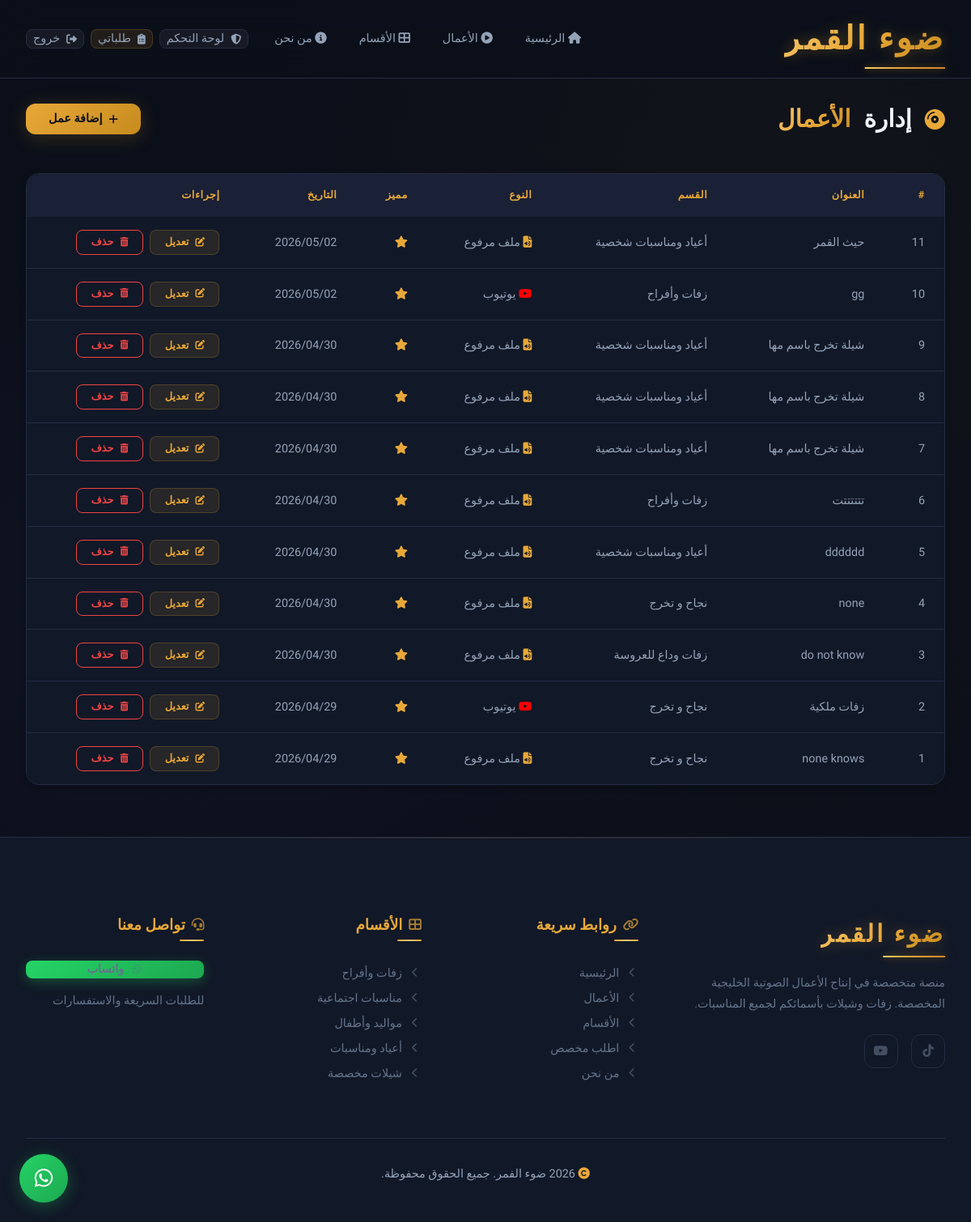
Screenshot of /admin/samples (signed in) with the database file from the repository.
### app/models.py (models this page shows, shortened)
class Sample(db.Model):
    __tablename__ = 'samples'
    id = db.Column(db.Integer, primary_key=True)
    title = db.Column(db.String(200), nullable=False)
    category_id = db.Column(db.Integer, db.ForeignKey('categories.id'), nullable=False)
    media_type = db.Column(db.String(20), nullable=False, default='youtube')
    media_url = db.Column(db.String(500), nullable=False)
    cover_image = db.Column(db.String(500), nullable=True)
    is_featured = db.Column(db.Boolean, default=False)
    created_at = db.Column(db.DateTime, default=lambda: datetime.now(timezone.utc))

class Category(db.Model):
    __tablename__ = 'categories'
    id = db.Column(db.Integer, primary_key=True)
    name = db.Column(db.String(100), nullable=False)
    slug = db.Column(db.String(100), unique=True, nullable=False)
    description = db.Column(db.Text, nullable=True)
    icon = db.Column(db.String(50), nullable=True)
    sort_order = db.Column(db.Integer, default=0)
    parent_id = db.Column(db.Integer, db.ForeignKey('categories.id'), nullable=True)
    subcategories = db.relationship(
        'Category',
        backref=db.backref('parent', remote_side=[id]),
        lazy='dynamic'
    )
    samples = db.relationship('Sample', backref='category', lazy='dynamic')

### app/routes/admin.py (the view)
@admin_bp.route('/samples')
@admin_required
def samples():
    all_samples = Sample.query.order_by(Sample.created_at.desc()).all()
    return render_template('admin/samples.html', samples=all_samples)

### app/routes/admin.py (called while the page is built)
def admin_required(f):
    @wraps(f)
    @login_required
    def decorated_function(*args, **kwargs):
        if not current_user.is_admin:
            flash('ليس لديك صلاحية الوصول', 'error')
            return redirect(url_for('main.index'))
        return f(*args, **kwargs)
    return decorated_function

### app/templates/admin/samples.html (shortened to what this page needs)
{% extends "base.html" %}
{% block content %}
<section class="admin-page">
    <div class="container">
        <div class="dashboard-header">
            <h1><i class="fas fa-compact-disc"></i> إدارة <span class="accent-text">الأعمال</span></h1>
            <a href="{{ url_for('admin.add_sample') }}" class="btn btn-primary"><i class="fas fa-plus"></i> إضافة عمل</a>
        </div>
        <div class="admin-table-wrapper animate-on-scroll">
            {% if samples %}
            <table class="admin-table">
                <thead>
                    <tr>
                        <th>#</th>
                        <th>العنوان</th>
                        <th>القسم</th>
                        <th>النوع</th>
                        <th>مميز</th>
                        <th>التاريخ</th>
                        <th>إجراءات</th>
                    </tr>
                </thead>
                <tbody>
                    {% for sample in samples %}
                    <tr>
                        <td>{{ sample.id }}</td>
                        <td>{{ sample.title }}</td>
                        <td>{{ sample.category.name }}</td>
                        <td>
                            {% if sample.media_type == 'youtube' %}
                                <i class="fab fa-youtube" style="color: #FF0000;"></i> يوتيوب
                            {% else %}
                                <i class="fas fa-file-audio" style="color: var(--accent);"></i> ملف مرفوع
                            {% endif %}
                        </td>
                        <td>
                            {% if sample.is_featured %}
                                <i class="fas fa-star" style="color: var(--accent);"></i>
                            {% else %}
                                <i class="far fa-star" style="color: var(--text-dim);"></i>
                            {% endif %}
                        </td>
                        <td>{{ sample.created_at.strftime('%Y/%m/%d') }}</td>
                        <td>
                            <div class="admin-table-actions">
                                <a href="{{ url_for('admin.edit_sample', sample_id=sample.id) }}" class="btn btn-sm btn-secondary"><i class="fas fa-edit"></i> تعديل</a>
                                <form method="POST" action="{{ url_for('admin.delete_sample', sample_id=sample.id) }}" style="display: inline;"
                                      onsubmit="return confirm('هل أنت متأكد من حذف هذا العمل؟')">
                                    <button type="submit" class="btn btn-sm btn-outline" style="color: var(--error); border-color: var(--error);"><i class="fas fa-trash-alt"></i> حذف</button>
                                </form>
                            </div>
                        </td>
                    </tr>
                    {% endfor %}
                </tbody>
            </table>
            {% else %}
            <div class="samples-empty">
                <div class="samples-empty__icon"><i class="fas fa-compact-disc"></i></div>
                <p>لا توجد أعمال بعد</p>
                <a href="{{ url_for('admin.add_sample') }}" class="btn btn-primary" style="margin-top: var(--space-lg);"><i class="fas fa-plus"></i> أضف أول عمل</a>
            </div>
            {% endif %}
        </div>
    </div>
</section>
{% endblock %}

### app/templates/base.html (shortened to what this page needs)
<!DOCTYPE html>
<html lang="ar" dir="rtl">
<head>
    <link rel="stylesheet"
          href="https://cdnjs.cloudflare.com/ajax/libs/font-awesome/6.5.1/css/all.min.css"
          onerror="this.onerror=null;this.href='https://cdn.jsdelivr.net/npm/@fortawesome/fontawesome-free@6.5.1/css/all.min.css';" />
    <link rel="stylesheet" href="{{ url_for('static', filename='css/variables.css') }}">
    <link rel="stylesheet" href="{{ url_for('static', filename='css/base.css') }}">
    <link rel="stylesheet" href="{{ url_for('static', filename='css/components.css') }}">
    <link rel="stylesheet" href="{{ url_for('static', filename='css/pages.css') }}">
</head>
<body>
    <nav class="navbar" id="navbar">
        <div class="container">
            <a href="{{ url_for('main.index') }}" class="logo">ضوء القمر</a>
            <div class="nav-links" id="navLinks">
                <a href="{{ url_for('main.index') }}" class="{% if request.endpoint == 'main.index' %}active{% endif %}">
                    <i class="fas fa-home"></i> الرئيسية
                </a>
                <a href="{{ url_for('main.index') }}#featured">
                    <i class="fas fa-play-circle"></i> الأعمال
                </a>
                <a href="{{ url_for('main.index') }}#categories">
                    <i class="fas fa-th-large"></i> الأقسام
                </a>
                <a href="{{ url_for('main.about') }}" class="{% if request.endpoint == 'main.about' %}active{% endif %}">
                    <i class="fas fa-info-circle"></i> من نحن
                </a>
                <div class="nav-auth">
                    {% if current_user.is_authenticated %}
                        {% if current_user.is_admin %}
                            <a href="{{ url_for('admin.dashboard') }}" class="btn btn-sm btn-ghost">
                                <i class="fas fa-shield-halved"></i> لوحة التحكم
                            </a>
                        {% endif %}
                        <a href="{{ url_for('orders.dashboard') }}" class="btn btn-sm btn-secondary">
                            <i class="fas fa-clipboard-list"></i> طلباتي
                        </a>
                        <a href="{{ url_for('auth.logout') }}" class="btn btn-sm btn-ghost">
                            <i class="fas fa-sign-out-alt"></i> خروج
                        </a>
                    {% endif %}
                </div>
            </div>
        </div>
    </nav>
    <main>
        {% block content %}{% endblock %}
    </main>
    <footer class="footer">
        <div class="container">
            <div class="footer-grid">
                <div class="footer-col footer-brand">
                    <div class="logo" style="margin-bottom: var(--space-lg); font-size: var(--fs-xl); display: inline-block;">ضوء القمر</div>
                    <p>منصة متخصصة في إنتاج الأعمال الصوتية الخليجية المخصصة. زفات وشيلات بأسمائكم لجميع المناسبات.</p>
                    <div class="footer-social">
                        <a href="https://www.tiktok.com/@.bo6b?_r=1&_t=ZS-95rwLRkdma8" aria-label="TikTok">
                            <i class="fab fa-tiktok"></i>
                        </a>
                        <a href="https://youtube.com/@zaffat-f9o?si=nrIe7QA_RzNBtxz0" aria-label="YouTube">
                            <i class="fab fa-youtube"></i>
                        </a>
                    </div>
                </div>
                <div class="footer-col">
                    <h4 class="footer-col__title"><i class="fas fa-link"></i> روابط سريعة</h4>
                    <a href="{{ url_for('main.index') }}"><i class="fas fa-chevron-left"></i> الرئيسية</a>
                    <a href="{{ url_for('main.index') }}#featured"><i class="fas fa-chevron-left"></i> الأعمال</a>
                    <a href="{{ url_for('main.index') }}#categories"><i class="fas fa-chevron-left"></i> الأقسام</a>
                    <a href="{{ url_for('orders.new_order') }}"><i class="fas fa-chevron-left"></i> اطلب مخصص</a>
                    <a href="{{ url_for('main.about') }}"><i class="fas fa-chevron-left"></i> من نحن</a>
                </div>
                <div class="footer-col">
                    <h4 class="footer-col__title"><i class="fas fa-th-large"></i> الأقسام</h4>
                    <a href="{{ url_for('main.category', slug='zaffat') }}"><i class="fas fa-chevron-left"></i> زفات وأفراح</a>
                    <a href="{{ url_for('main.category', slug='social') }}"><i class="fas fa-chevron-left"></i>  مناسبات اجتماعية </a>
                    <a href="{{ url_for('main.category', slug='newborn') }}"><i class="fas fa-chevron-left"></i> مواليد وأطفال</a>
                    <a href="{{ url_for('main.category', slug='celebrations') }}"><i class="fas fa-chevron-left"></i> أعياد ومناسبات</a>
                    <a href="{{ url_for('main.category', slug='sheilat') }}"><i class="fas fa-chevron-left"></i> شيلات مخصصة</a>
                </div>
                <div class="footer-col">
                    <h4 class="footer-col__title"><i class="fas fa-headset"></i> تواصل معنا</h4>
                    <a href="https://wa.me/{{ whatsapp_number.replace('+', '') }}" target="_blank" class="btn btn-whatsapp btn-sm" style="margin-bottom: var(--space-md);">
                        <i class="fab fa-whatsapp"></i> واتساب
                    </a>
                    <p style="font-size: var(--fs-sm); color: var(--text-tertiary);">للطلبات السريعة والاستفسارات</p>
                </div>
            </div>
            <div class="footer-bottom">
                <p><i class="fas fa-copyright"></i> {{ brand_year }} {{ brand_name }}. جميع الحقوق محفوظة.</p>
            </div>
        </div>
    </footer>
    <a href="https://wa.me/0558262881?}}" target="_blank" class="whatsapp-float" aria-label="تواصل واتساب">
        <i class="fab fa-whatsapp"></i>
    </a>
</body>
</html>

### app/static/css/variables.css (style rules this page uses)
:root { --accent: #E8A838; --accent-light: #F5C871; --accent-dark: #C78B1E; --accent-glow: rgba(232, 168, 56, 0.35); --accent-5: rgba(232, 168, 56, 0.05); --accent-10: rgba(232, 168, 56, 0.10); --accent-15: rgba(232, 168, 56, 0.15); --accent-20: rgba(232, 168, 56, 0.20); --gradient-accent: linear-gradient(135deg, #E8A838 0%, #F5C871 50%, #E8A838 100%); --gradient-accent-btn: linear-gradient(135deg, #E8A838 0%, #C78B1E 100%); --gradient-accent-text: linear-gradient(135deg, #F5C871, #E8A838, #C78B1E); --gradient-accent-vivid: linear-gradient(135deg, #F2D06B 0%, #E8A838 40%, #D4822A 100%); --secondary: #8B5CF6; --secondary-light: #A78BFA; --secondary-dark: #7C3AED; --secondary-glow: rgba(139, 92, 246, 0.25); --secondary-10: rgba(139, 92, 246, 0.10); --tertiary: #14B8A6; --tertiary-glow: rgba(20, 184, 166, 0.2); --bg-base: #0B0F19; --bg-card: #111827; --bg-elevated: #1A2035; --bg-hover: #1E2642; --bg-border: #252D44; --bg-border-light: #2E3A56; --text-primary: #F1F5F9; --text-secondary: #94A3B8; --text-tertiary: #64748B; --text-dim: #475569; --success: #22C55E; --success-bg: rgba(34, 197, 94, 0.12); --success-border: rgba(34, 197, 94, 0.25); --warning: #F59E0B; --warning-bg: rgba(245, 158, 11, 0.12); --warning-border: rgba(245, 158, 11, 0.25); --info: #3B82F6; --info-bg: rgba(59, 130, 246, 0.12); --info-border: rgba(59, 130, 246, 0.25); --error: #EF4444; --error-bg: rgba(239, 68, 68, 0.12); --error-border: rgba(239, 68, 68, 0.25); --whatsapp: #25D366; --whatsapp-dark: #1DA851; --whatsapp-glow: rgba(37, 211, 102, 0.3); --font-primary: 'Tajawal', 'Segoe UI', sans-serif; --fs-xs: clamp(0.7rem, 0.65rem + 0.25vw, 0.8rem); --fs-sm: clamp(0.8rem, 0.75rem + 0.3vw, 0.9rem); --fs-base: clamp(0.9rem, 0.85rem + 0.35vw, 1rem); --fs-md: clamp(1rem, 0.9rem + 0.5vw, 1.15rem); --fs-lg: clamp(1.15rem, 1rem + 0.7vw, 1.4rem); --fs-xl: clamp(1.4rem, 1.15rem + 1.2vw, 1.85rem); --fs-2xl: clamp(1.75rem, 1.35rem + 2vw, 2.5rem); --fs-3xl: clamp(2.2rem, 1.5rem + 3.5vw, 3.5rem); --fs-hero: clamp(2rem, 1.2rem + 4vw, 3.8rem); --fw-light: 300; --fw-regular: 400; --fw-medium: 500; --fw-bold: 700; --fw-black: 900; --lh-tight: 1.3; --lh-normal: 1.6; --lh-relaxed: 1.8; --space-xs: 0.25rem; --space-sm: 0.5rem; --space-md: 1rem; --space-lg: 1.5rem; --space-xl: 2rem; --space-2xl: 3rem; --space-3xl: 4rem; --space-4xl: 6rem; --space-section: clamp(3rem, 2rem + 5vw, 6rem); --container-max: 1200px; --container-padding: clamp(1rem, 3vw, 2rem); --radius-sm: 8px; --radius-md: 12px; --radius-lg: 16px; --radius-xl: 24px; --radius-full: 9999px; --shadow-sm: 0 2px 8px rgba(0, 0, 0, 0.25); --shadow-md: 0 4px 24px rgba(0, 0, 0, 0.35); --shadow-lg: 0 8px 40px rgba(0, 0, 0, 0.45); --shadow-accent: 0 4px 25px rgba(232, 168, 56, 0.2); --shadow-accent-lg: 0 8px 40px rgba(232, 168, 56, 0.25); --shadow-card: 0 4px 20px rgba(0, 0, 0, 0.3); --shadow-card-hover: 0 12px 40px rgba(0, 0, 0, 0.4), 0 0 0 1px rgba(232, 168, 56, 0.1); --glass-bg: rgba(11, 15, 25, 0.8); --glass-bg-heavy: rgba(11, 15, 25, 0.92); --glass-border: rgba(232, 168, 56, 0.12); --glass-blur: 20px; --transition-fast: 0.15s ease; --transition-base: 0.3s cubic-bezier(0.4, 0, 0.2, 1); --transition-slow: 0.5s cubic-bezier(0.4, 0, 0.2, 1); --transition-spring: 0.5s cubic-bezier(0.175, 0.885, 0.32, 1.275); --z-dropdown: 100; --z-sticky: 200; --z-nav: 300; --z-modal: 400; --z-whatsapp: 500; }

### rows the page displays
Sample: id "11", title "حيث القمر", category.name "أعياد ومناسبات شخصية", media_type "upload" (drawn), is_featured True (drawn), created_at "2026/05/02"
Sample: id "10", title "gg", category.name "زفات وأفراح", media_type "youtube" (drawn), is_featured True (drawn), created_at "2026/05/02"
Sample: id "9", title "شيلة تخرج باسم مها", category.name "أعياد ومناسبات شخصية", media_type "upload" (drawn), is_featured True (drawn), created_at "2026/04/30"
Sample: id "8", title "شيلة تخرج باسم مها", category.name "أعياد ومناسبات شخصية", media_type "upload" (drawn), is_featured True (drawn), created_at "2026/04/30"
Sample: id "7", title "شيلة تخرج باسم مها", category.name "أعياد ومناسبات شخصية", media_type "upload" (drawn), is_featured True (drawn), created_at "2026/04/30"
Sample: id "6", title "تتتتتتت", category.name "زفات وأفراح", media_type "upload" (drawn), is_featured True (drawn), created_at "2026/04/30"
Sample: id "5", title "dddddd", category.name "أعياد ومناسبات شخصية", media_type "upload" (drawn), is_featured True (drawn), created_at "2026/04/30"
Sample: id "4", title "none", category.name "نجاح و تخرج", media_type "upload" (drawn), is_featured True (drawn), created_at "2026/04/30"
Sample: id "3", title "do not know", category.name "زفات وداع للعروسة", media_type "upload" (drawn), is_featured True (drawn), created_at "2026/04/30"
Sample: id "2", title "زفات ملكية", category.name "نجاح و تخرج", media_type "youtube" (drawn), is_featured True (drawn), created_at "2026/04/29"
Sample: id "1", title "none knows", category.name "نجاح و تخرج", media_type "upload" (drawn), is_featured True (drawn), created_at "2026/04/29"

### other values shown
{{ brand_name }} "ضوء الفمر"
